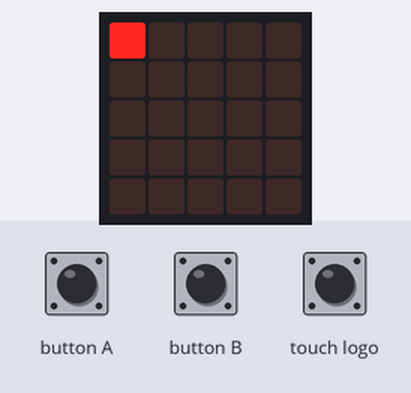
A program run on a simulated BBC micro:bit (MakeCode). Shown: the board's 5×5 LED display. The test bench sets the inputs (shaded band).

Above: at 1.2 s.
1.3 s: button A pressed for 1 s
At 3.3 s:
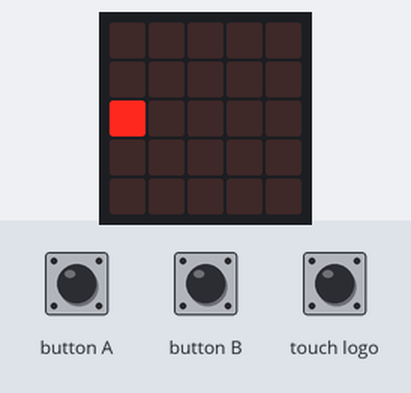
3.8 s: button A pressed for 0.15 s
At 4.6 s:
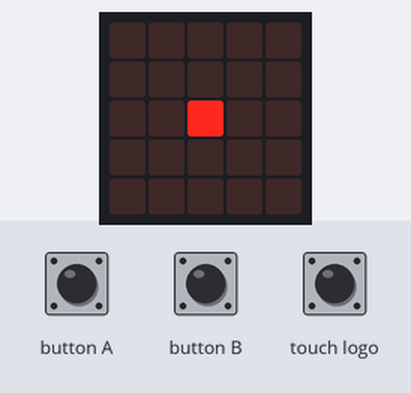
5.5 s: button A pressed for 3.2 s
At 9.1 s:
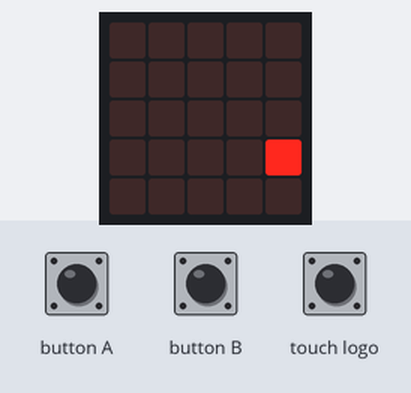
Timing chart, 0 to 10.6 s (numbered marks = the images above; inputs shaded):
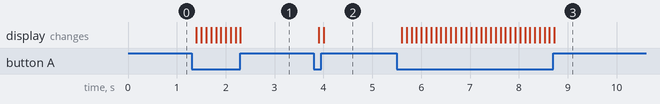

Measured:
- after the input at 1.3 s, the display: first changes after 0.10 s (image 1 shows a later state)
- after the input at 3.8 s, the display: first changes after 0.10 s (image 2 shows a later state)
- after the input at 5.5 s, the display: first changes after 0.10 s (image 3 shows a later state)

The program:

main.ts
```typescript
function SetLed (Led: string, OnOff: number) {
    radio.sendValue(Led, OnOff)
    serial.writeValue(Led, OnOff)
}
radio.setGroup(223)
basic.forever(function () {
    for (let index = 0; index <= 4; index++) {
        for (let index2 = 0; index2 <= 4; index2++) {
            led.plot(index2, index)
            while (!(input.buttonIsPressed(Button.A))) {
                if (input.buttonIsPressed(Button.B)) {
                    SetLed("" + index2 + index, 1)
                }
                if (input.logoIsPressed()) {
                    SetLed("" + index2 + index, 0)
                }
                basic.pause(100)
            }
            basic.pause(100)
            led.unplot(index2, index)
        }
    }
})
```

test.ts
```typescript
// aquí va el archivo "tests"; esto no se compilará cuando este paquete se utilice como una extensión.
```
